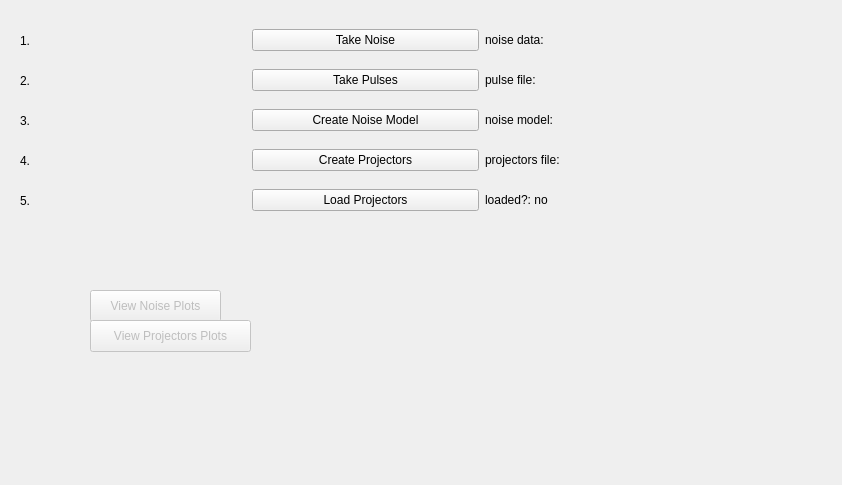
<?xml version="1.0" encoding="UTF-8"?>
<ui version="4.0">
 <class>Form</class>
 <widget class="QWidget" name="Form">
  <property name="geometry">
   <rect>
    <x>0</x>
    <y>0</y>
    <width>842</width>
    <height>485</height>
   </rect>
  </property>
  <property name="windowTitle">
   <string>Form</string>
  </property>
  <widget class="QWidget" name="horizontalLayoutWidget_3">
   <property name="geometry">
    <rect>
     <x>20</x>
     <y>20</y>
     <width>691</width>
     <height>41</height>
    </rect>
   </property>
   <layout class="QHBoxLayout" name="horizontalLayout_3">
    <item>
     <widget class="QLabel" name="label_5">
      <property name="text">
       <string>1.</string>
      </property>
     </widget>
    </item>
    <item>
     <widget class="QPushButton" name="pushButton_takeNoise">
      <property name="text">
       <string>Take Noise</string>
      </property>
     </widget>
    </item>
    <item>
     <widget class="QLabel" name="label_noiseFile">
      <property name="text">
       <string>noise data:</string>
      </property>
      <property name="textInteractionFlags">
       <set>Qt::TextSelectableByKeyboard|Qt::TextSelectableByMouse</set>
      </property>
     </widget>
    </item>
   </layout>
  </widget>
  <widget class="QWidget" name="horizontalLayoutWidget_4">
   <property name="geometry">
    <rect>
     <x>20</x>
     <y>60</y>
     <width>691</width>
     <height>41</height>
    </rect>
   </property>
   <layout class="QHBoxLayout" name="horizontalLayout_4">
    <item>
     <widget class="QLabel" name="label_7">
      <property name="text">
       <string>2.</string>
      </property>
     </widget>
    </item>
    <item>
     <widget class="QPushButton" name="pushButton_takePulses">
      <property name="text">
       <string>Take Pulses</string>
      </property>
     </widget>
    </item>
    <item>
     <widget class="QLabel" name="label_pulseFile">
      <property name="text">
       <string>pulse file:</string>
      </property>
      <property name="textInteractionFlags">
       <set>Qt::TextSelectableByKeyboard|Qt::TextSelectableByMouse</set>
      </property>
     </widget>
    </item>
   </layout>
  </widget>
  <widget class="QWidget" name="horizontalLayoutWidget_5">
   <property name="geometry">
    <rect>
     <x>20</x>
     <y>100</y>
     <width>691</width>
     <height>41</height>
    </rect>
   </property>
   <layout class="QHBoxLayout" name="horizontalLayout_5">
    <item>
     <widget class="QLabel" name="label_9">
      <property name="text">
       <string>3.</string>
      </property>
     </widget>
    </item>
    <item>
     <widget class="QPushButton" name="pushButton_createNoiseModel">
      <property name="text">
       <string>Create Noise Model</string>
      </property>
     </widget>
    </item>
    <item>
     <widget class="QLabel" name="label_noiseModel">
      <property name="text">
       <string>noise model:</string>
      </property>
      <property name="textInteractionFlags">
       <set>Qt::TextSelectableByKeyboard|Qt::TextSelectableByMouse</set>
      </property>
     </widget>
    </item>
   </layout>
  </widget>
  <widget class="QWidget" name="horizontalLayoutWidget_6">
   <property name="geometry">
    <rect>
     <x>20</x>
     <y>140</y>
     <width>691</width>
     <height>41</height>
    </rect>
   </property>
   <layout class="QHBoxLayout" name="horizontalLayout_6">
    <item>
     <widget class="QLabel" name="label_11">
      <property name="text">
       <string>4.</string>
      </property>
     </widget>
    </item>
    <item>
     <widget class="QPushButton" name="pushButton_createProjectors">
      <property name="text">
       <string>Create Projectors</string>
      </property>
     </widget>
    </item>
    <item>
     <widget class="QLabel" name="label_projectors">
      <property name="text">
       <string>projectors file:</string>
      </property>
      <property name="textInteractionFlags">
       <set>Qt::TextSelectableByKeyboard|Qt::TextSelectableByMouse</set>
      </property>
     </widget>
    </item>
   </layout>
  </widget>
  <widget class="QWidget" name="horizontalLayoutWidget_7">
   <property name="geometry">
    <rect>
     <x>20</x>
     <y>180</y>
     <width>691</width>
     <height>41</height>
    </rect>
   </property>
   <layout class="QHBoxLayout" name="horizontalLayout_7">
    <item>
     <widget class="QLabel" name="label_13">
      <property name="text">
       <string>5.</string>
      </property>
     </widget>
    </item>
    <item>
     <widget class="QPushButton" name="pushButton_loadProjectors">
      <property name="text">
       <string>Load Projectors</string>
      </property>
     </widget>
    </item>
    <item>
     <widget class="QLabel" name="label_14">
      <property name="text">
       <string>loaded?: no</string>
      </property>
      <property name="textInteractionFlags">
       <set>Qt::TextSelectableByKeyboard|Qt::TextSelectableByMouse</set>
      </property>
     </widget>
    </item>
   </layout>
  </widget>
  <widget class="QPushButton" name="pushButton_viewNoisePlot">
   <property name="enabled">
    <bool>false</bool>
   </property>
   <property name="geometry">
    <rect>
     <x>90</x>
     <y>290</y>
     <width>131</width>
     <height>32</height>
    </rect>
   </property>
   <property name="text">
    <string>View Noise Plots</string>
   </property>
  </widget>
  <widget class="QPushButton" name="pushButton_viewProjectorsPlot">
   <property name="enabled">
    <bool>false</bool>
   </property>
   <property name="geometry">
    <rect>
     <x>90</x>
     <y>320</y>
     <width>161</width>
     <height>32</height>
    </rect>
   </property>
   <property name="text">
    <string>View Projectors Plots</string>
   </property>
  </widget>
 </widget>
 <resources/>
 <connections/>
</ui>
